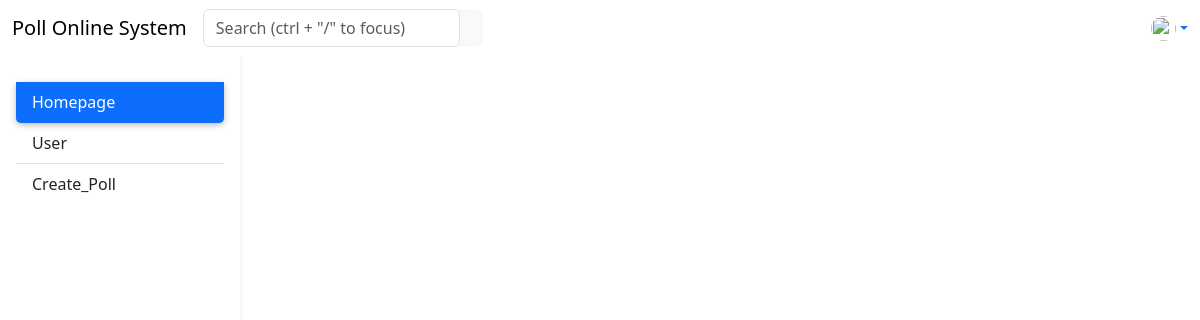
The page /_page/admin/Homepage.php (signed in) on the database as committed earlier.
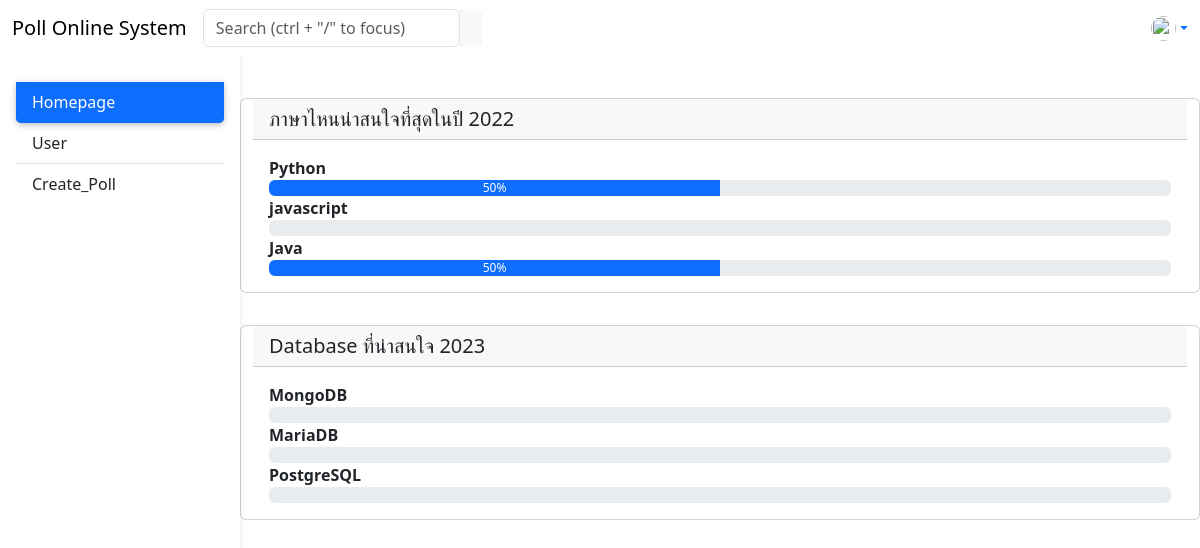
The same page on the database as committed later.
### tables this page shows
CREATE TABLE `poll_header` (
  `id_ph` int(11) NOT NULL,
  `text_ph` varchar(250) NOT NULL,
  `status_ph` int(1) NOT NULL DEFAULT 1,
  `timestamp_ph` timestamp NOT NULL DEFAULT current_timestamp()
);

### _system/database.php (called while the page is built, shortened)
<?php
class database {
    public $mysqli;
    function __construct(){
        $this -> mysqli = new mysqli("localhost","root","","poll_online");
        mysqli_query($this -> mysqli,"SET NAMES utf8");
    }
    function select($table,$row = "*",$where = null){
        $sql = $where != null ? "SELECT $row FROM $table WHERE $where" : "SELECT $row FROM $table";
        $this -> query = $this -> mysqli -> query($sql);
        return;
    }
    function selectjoin($table,$row="*",$join,$where,$on,$gb){
        $sql = "SELECT $row FROM $table  $join ON $on WHERE $where GROUP BY $gb";
        $this -> query = $this -> mysqli -> query($sql);
        return;
    }
}

### _page/admin/Homepage.php (the view, shortened to what this page needs)
<?php
include('./../../_system/database.php');
$currentpage = basename(__FILE__);
?>
<!DOCTYPE html>
<html lang="en">
<head>
    <link rel="stylesheet" href="./../../style/css/admin_hp.css">
    <link rel="stylesheet" href="./../../style/css/bootstrap.css">
</head>
<body>
    <header>
        <?php include('./../components/sidebar.php');?>
    </header>
    <main style="margin-top: 58px;">
        <div class="container pt-4">
            <div class="row">
                <?php
                $db_header = new database();
                $db_header -> select("poll_header","*","status_ph != 0");
                while($fetch_header = $db_header -> query -> fetch_object()){
                    $id_ph = $fetch_header -> id_ph;
                    $sumvote = new database();
                    $sumvote -> select("poll_header,poll_option,poll_status","COUNT(id_ps) as count,id_ps,po_ps","id_ph = $id_ph AND id_ph = ph_po AND id_po = po_ps");
                    $fetchsum_vote = $sumvote -> query -> fetch_assoc();
                ?>
                <div class="card my-3">
                    <h5 class="card-header"><?= $fetch_header -> text_ph ?></h5>
                    <div class="card-body">
                        <?php
                        $db_option = new database();
                        $db_option -> selectjoin("poll_option","text_po,COUNT(poll_status.po_ps) as sum","LEFT JOIN poll_status","poll_option.ph_po = $id_ph","poll_option.id_po = poll_status.po_ps","poll_option.id_po");
                        while($fetch_option = $db_option -> query -> fetch_object()){
                            if($fetch_option -> sum != 0){
                                $percent = $fetch_option -> sum * 100 / $fetchsum_vote['count'];
                            }else{
                                $percent = 0;
                            }
                        ?>
                        <b><?= $fetch_option -> text_po ?></b>
                        <div class="progress">
                            <div class="progress-bar" role="progressbar" style="width: <?= $percent ?>%;"
                                aria-valuenow="25" aria-valuemin="0" aria-valuemax="<?= $fetchsum_vote['count'] ?>"><?= $percent ?>%
                            </div>
                        </div>
                        <?php }  ?>
                    </div>
                </div>
                <?php } ?>
            </div>
        </div>
    </main>
</body>
</html>

### _page/components/sidebar.php (shortened to what this page needs)
<?php
$menu = ["Homepage","User","Create_Poll"];
?>
<nav id="sidebarMenu" class="collapse d-lg-block sidebar collapse bg-white">
    <div class="position-sticky">
        <div class="list-group list-group-flush mx-3 mt-4">
            <?php foreach($menu as $val){
                $filename = $val.".php";
                ?>
            <a href="./../admin/<?= $filename ?>"
                class="list-group-item list-group-item-action py-2 ripple <?= ($currentpage == $filename) ? "active" : "" ?>">
                <i class=""></i><span><?= $val ?></span>
            </a>
            <?php } ?>
        </div>
    </div>
</nav>
<nav id="main-navbar" class="navbar navbar-expand-lg navbar-light bg-white fixed-top">
    <div class="container-fluid">
        <a class="navbar-brand" href="#">
            Poll Online System
        </a>
        <form class="d-none d-md-flex input-group w-auto my-auto">
            <input autocomplete="off" type="search" class="form-control rounded"
                placeholder='Search (ctrl + "/" to focus)' style="min-width: 225px;" />
            <span class="input-group-text border-0"><i class="fas fa-search"></i></span>
        </form>
        <ul class="navbar-nav ms-auto d-flex flex-row">
            <?php include('./../components/avartar.php') ?>
        </ul>
    </div>
</nav>

### _page/components/avartar.php (shortened to what this page needs)
<div class="dropdown">
    <a class="dropdown-toggle d-flex align-items-center hidden-arrow" href="#" id="navbarDropdownMenuAvatar"
        role="button" data-bs-toggle="dropdown" aria-expanded="false">
        <img src="./../../file/<?= $myself['file_user'] ?>" class="rounded-circle" height="25" width="25"
            loading="lazy" />
    </a>
</div>

### style/css/admin_hp.css (style rules this page uses)
:root { --primary : #4e73df; --success : #1cc88a; --warning : #f6c23e; --danger : #dc3546; }
body { background-color: #fbfbfb; }
@media (min-width: 991.98px) { main { padding-left: 240px; } }
.sidebar { position: fixed; top: 0; bottom: 0; left: 0; padding: 58px 0 0; box-shadow: 0 2px 5px 0 rgb(0 0 0 / 5%), 0 2px 10px 0 rgb(0 0 0 / 5%); width: 240px; z-index: 600; }
.sidebar .active { border-radius: 5px; box-shadow: 0 2px 5px 0 rgb(0 0 0 / 16%), 0 2px 10px 0 rgb(0 0 0 / 12%); }

Rows that differ between the two databases and show on the page:
added poll_header: text_ph "ภาษาไหนน่าสนใจที่สุดในปี 2022", fetch_option "Python", percent "50", fetch_option "javascript", fetch_option "Java"
added poll_header: text_ph "Database ที่น่าสนใจ 2023", fetch_option "MongoDB", fetch_option "MariaDB", fetch_option "PostgreSQL"
